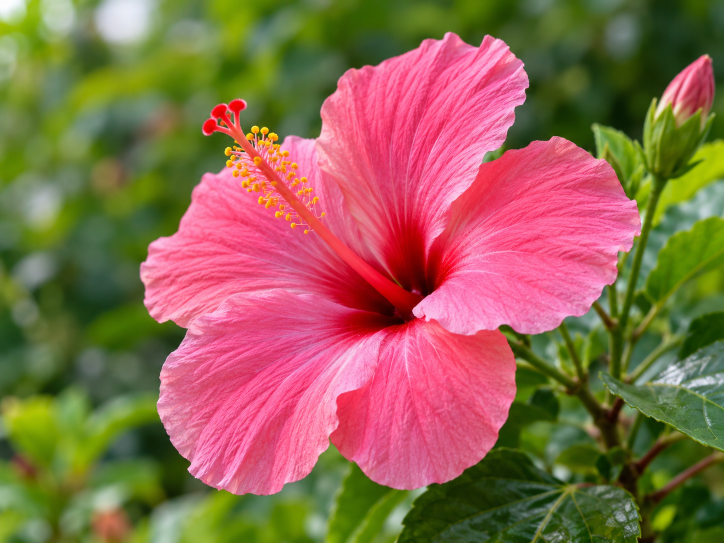
#> input picture ImageFeatureExtraction/flower.png, 1448 x 1086 px (shown at 1/2 size)
$ python feature_extraction.py
#> lines starting #> are read from the running program, lines starting #| are printed output that depends on the picture; after the words box and inside, x2 and y2 are one past the last pixel; in counts of white or black regions, pixels touching at a corner belong together

import cv2
import numpy as np
import matplotlib.pyplot as plt

# 1. Import image
image = cv2.imread("flower.png")
#> image is the input picture: shape (1086, 1448, 3); mean B, G, R 79.3, 103.7, 142.7

if image is None:
    print("Error: flower.png not found!")
    raise SystemExit

# Resize image to reduce memory usage
h, w = image.shape[:2]
#> h = 1086; w = 1448
scale = min(800 / w, 800 / h, 1.0)
#> scale = 0.552
image = cv2.resize(
    image, (int(w * scale), int(h * scale))
)
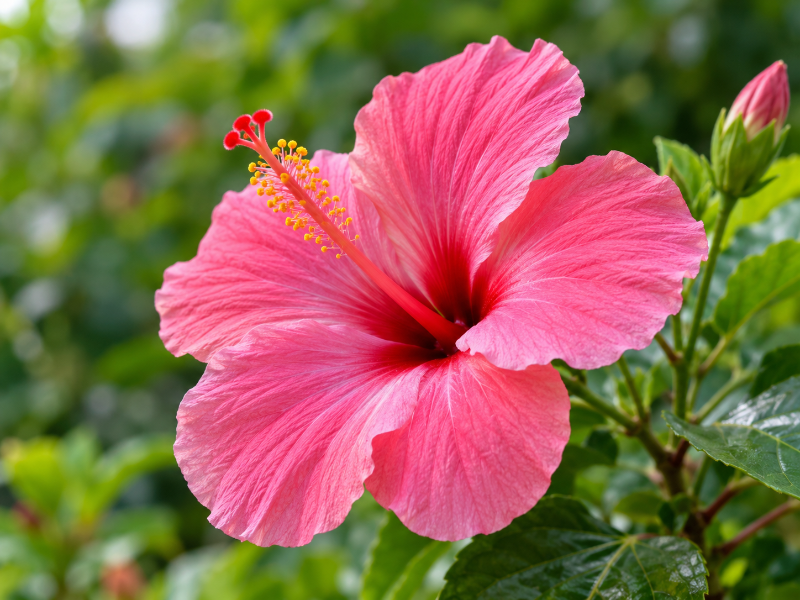
#> image: shape (600, 800, 3); mean B, G, R 79.2, 103.5, 142.5

# Convert BGR to RGB
image = cv2.cvtColor(image, cv2.COLOR_BGR2RGB)

# Function to display images
def show_images(images, titles, cmaps=None):
    if cmaps is None:
        cmaps = [None] * len(images)
#> cmaps = 1 item

    fig, axes = plt.subplots(
        1, len(images), figsize=(6 * len(images), 5)
    )
    axes = np.atleast_1d(axes)

    for ax, img, title, cmap in zip(
        axes, images, titles, cmaps
    ):
        ax.imshow(img, cmap=cmap)
        ax.set_title(title)
        ax.axis("off")
#> this loop made 1 pass
#> (title, cmap) on pass 1: ('Original Colour Image', None)

    plt.tight_layout()
    plt.show()

# 2. Display original image
show_images([image], ["Original Colour Image"])

# 3. Red intensity and yellow intensity
red = image.copy()
yellow = image.copy()

red[:, :, 1] = 0
red[:, :, 2] = 0
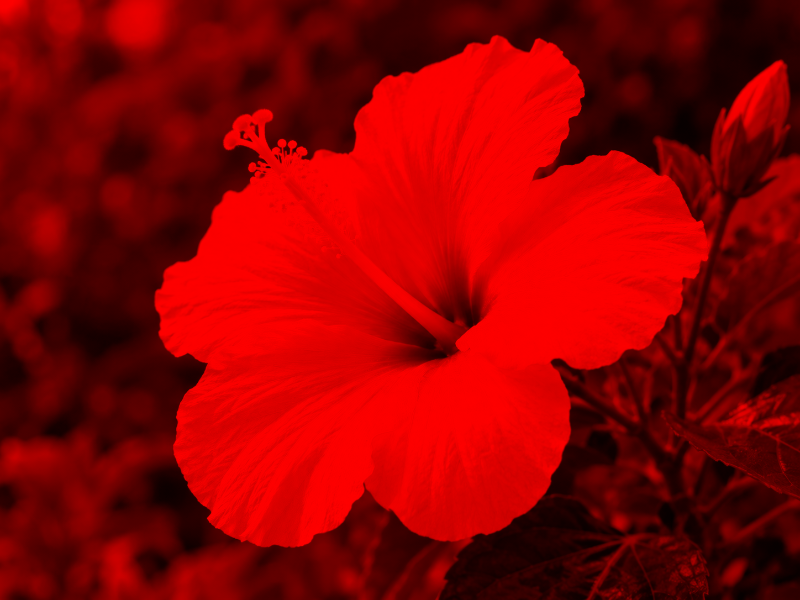
#> red: shape (600, 800, 3); mean R, G, B 142.5, 0, 0

yellow[:, :, 2] = 0
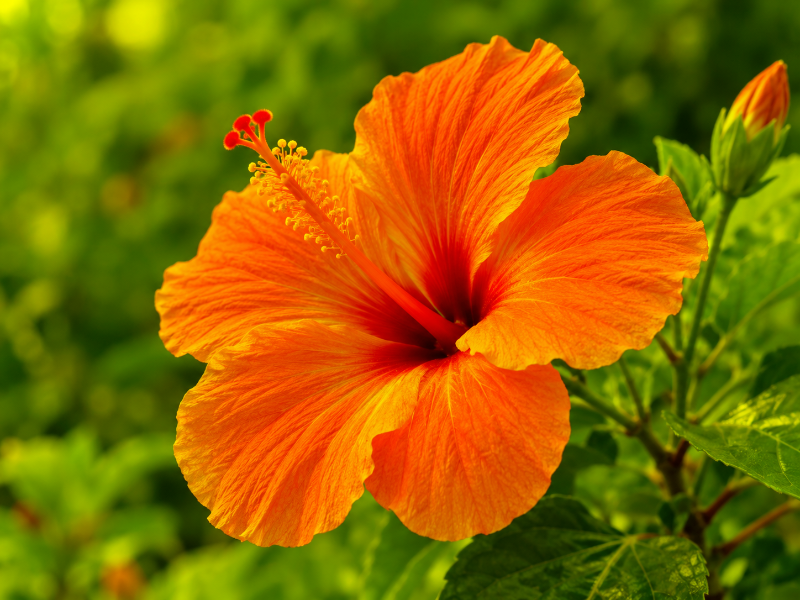
#> yellow: shape (600, 800, 3); mean R, G, B 142.5, 103.5, 0

show_images(
    [red, yellow],
    ["Red Intensity", "Yellow Intensity"]
)
#> the loop in show_images (call 2), `for ax, img, title, cmap in zip( axes, images, titles, cmaps ):` made 2 passes

# 4. Convert RGB image to grayscale
gray_image = cv2.cvtColor(
    image, cv2.COLOR_RGB2GRAY
)
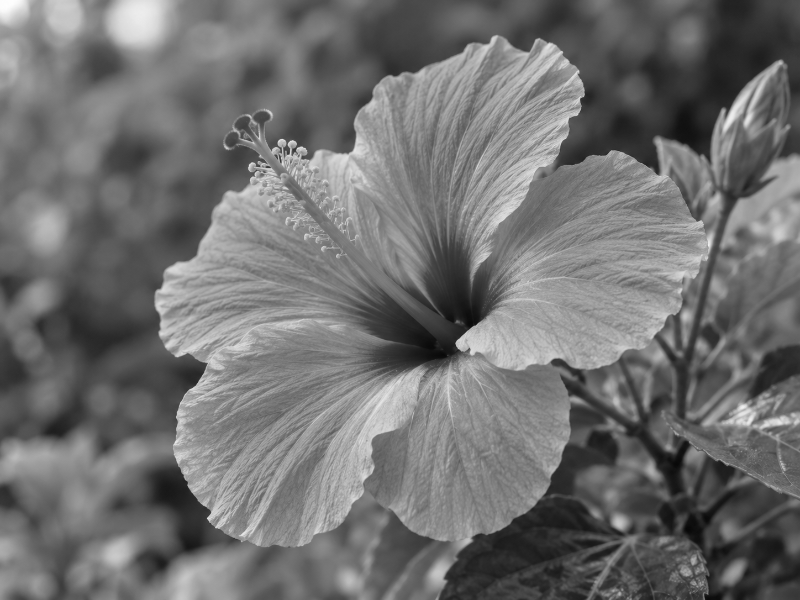
#> gray_image: shape (600, 800); min 7, max 254, mean 112.4

print("Colored image shape:", image.shape)
#| Colored image shape: (600, 800, 3)
print("Grayscale image shape:", gray_image.shape)
#| Grayscale image shape: (600, 800)

show_images(
    [image, gray_image],
    ["Color", "Grayscale"],
    [None, "gray"]
)

# 5. Convert grayscale image to binary using Otsu
threshold, binary_image = cv2.threshold(
    gray_image, 0, 255,
    cv2.THRESH_BINARY + cv2.THRESH_OTSU
)
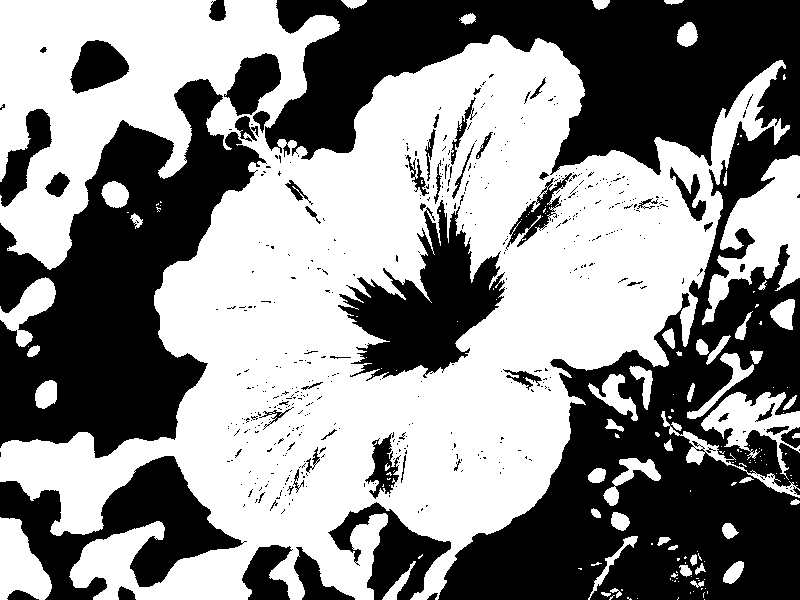
#> binary_image: shape (600, 800); 54.5% white; 478 black regions (420 under 20 px), largest, box (x1, y1, x2, y2) and area: (265, 0, 800, 600) 120157, (0, 79, 267, 458) 47765, (0, 456, 247, 600) 13875
#> threshold = 109

show_images(
    [gray_image, binary_image],
    ["Grayscale", "Otsu Binary"],
    ["gray", "gray"]
)

# 6. Blur the grayscale image
blurred_image = cv2.GaussianBlur(
    gray_image, (0, 0), sigmaX=20
)
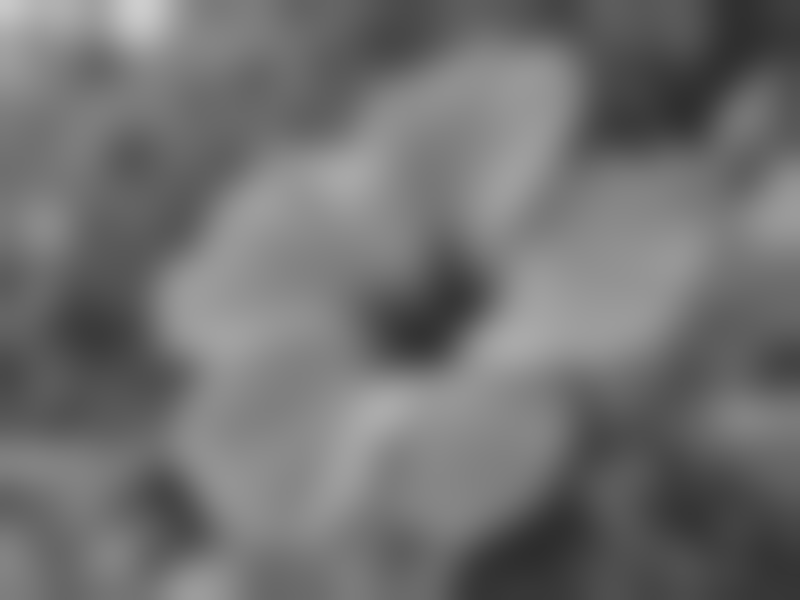
#> blurred_image: shape (600, 800); min 45, max 205, mean 112.4

show_images(
    [gray_image, blurred_image],
    ["Gray Image", "20 Sigma Blur"],
    ["gray", "gray"]
)

# 7. Plot RGB colour histograms
colors = ["red", "green", "blue"]

plt.figure(figsize=(8, 5))

for i, color in enumerate(colors):
    plt.hist(
        image[:, :, i].ravel(),
        bins=256,
        range=(0, 256),
        color=color,
        alpha=0.45,
        label=color.capitalize()
    )

plt.title("RGB Colour Histogram")
plt.xlabel("Pixel Intensity")
plt.ylabel("Frequency")
plt.legend()
plt.tight_layout()
plt.show()
#> figure, not shown here; tallest bar 18302 high, from x = 252 to 253; tallest bar 5634 high, from x = 96 to 97; tallest bar 24244 high, from x = 1 to 2

# 8. Calculate grayscale histogram
histogram = cv2.calcHist(
    [gray_image], [0], None, [256], [0, 256]
)
#> histogram = 256 values, max 4749 at index 124, min 0 at index 0, mean 1875

plt.figure(figsize=(8, 5))
plt.plot(histogram)
plt.title("Grayscale Histogram")
plt.xlabel("Pixel Intensity")
plt.ylabel("Frequency")
plt.xlim([0, 256])
plt.tight_layout()
plt.show()
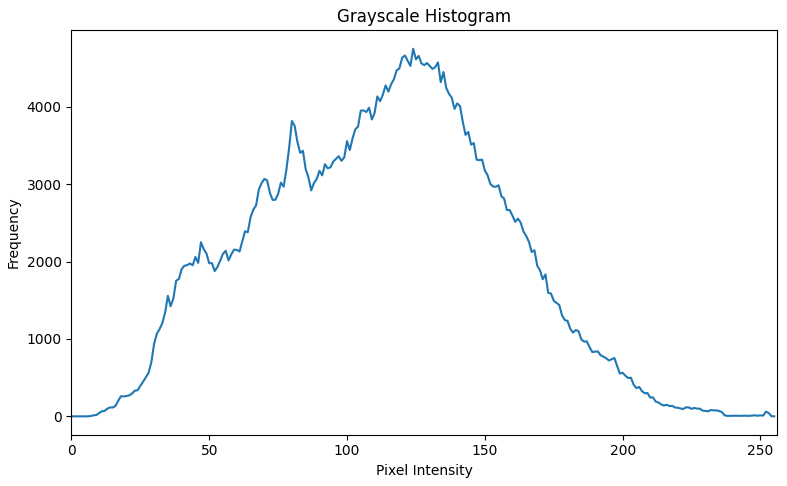
#> figure drawn by matplotlib, 1 panel; curve peaks at x = 124, y = 4749

# 9. Extract image features
print("\n--- Extracted Image Features ---")
print("Red Mean:", round(np.mean(image[:, :, 0]), 2))
#| Red Mean: 142.54
print("Green Mean:", round(np.mean(image[:, :, 1]), 2))
#| Green Mean: 103.54
print("Blue Mean:", round(np.mean(image[:, :, 2]), 2))
#| Blue Mean: 79.21
print("Mean Intensity:", round(np.mean(gray_image), 2))
#| Mean Intensity: 112.43
print("Standard Deviation:", round(np.std(gray_image), 2))
#| Standard Deviation: 42.01
print("Contrast:", int(gray_image.max()) - int(gray_image.min()))
#| Contrast: 247

print("\nFeature extraction and histogram plotting completed!")
